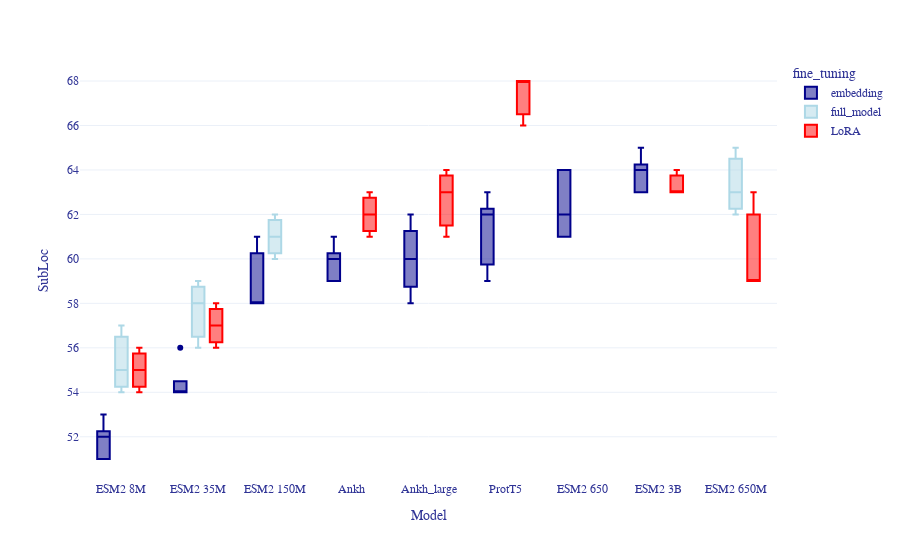

Here is the notebook cell this chart was saved with:
### Code cell
plot_performance_per_feature(merged_df, 'SubLoc')

### Figure 1 — Plotly figure (JSON) as saved in the notebook; plotly's stock layout.template omitted (floating-point values rounded to 4 significant figures)
{"data": [{"alignmentgroup": "True", "hovertemplate": "fine_tuning=embedding<br>Model=%{x}<br>SubLoc=%{y}<extra></extra>", "legendgroup": "embedding", "marker": {"color": "darkblue"}, "name": "embedding", "notched": false, "offsetgroup": "embedding", "orientation": "v", "showlegend": true, "type": "box", "x": ["ESM2 8M", "ESM2 8M", "ESM2 8M", "ESM2 8M", "ESM2 8M", "ESM2 35M", "ESM2 35M", "ESM2 35M", "ESM2 35M", "ESM2 35M", "ESM2 150M", "ESM2 150M", "ESM2 150M", "ESM2 150M", "ESM2 150M", "ESM2 650", "ESM2 650", "ESM2 650", "ESM2 650", "ESM2 650", "ESM2 3B", "ESM2 3B", "ESM2 3B", "ESM2 3B", "ESM2 3B", "ProtT5", "ProtT5", "ProtT5", "ProtT5", "ProtT5", "Ankh", "Ankh", "Ankh", "Ankh", "Ankh", "Ankh_large", "Ankh_large", "Ankh_large", "Ankh_large", "Ankh_large"], "x0": " ", "xaxis": "x", "y": [52, 53, 51, 52, 51, 54, 54, 56, 54, 54, 58, 60, 61, 58, 58, 61, 64, 61, 62, 64, 63, 63, 65, 64, 64, 62, 63, 59, 60, 62, 60, 59, 61, 59, 60, 61, 58, 59, 62, 60], "y0": " ", "yaxis": "y"}, {"alignmentgroup": "True", "hovertemplate": "fine_tuning=full_model<br>Model=%{x}<br>SubLoc=%{y}<extra></extra>", "legendgroup": "full_model", "marker": {"color": "lightblue"}, "name": "full_model", "notched": false, "offsetgroup": "full_model", "orientation": "v", "showlegend": true, "type": "box", "x": ["ESM2 8M", "ESM2 8M", "ESM2 8M", "ESM2 35M", "ESM2 35M", "ESM2 35M", "ESM2 150M", "ESM2 150M", "ESM2 150M", "ESM2 150M", "ESM2 650M", "ESM2 650M", "ESM2 650M"], "x0": " ", "xaxis": "x", "y": [54, 57, 55, 59, 56, 58, 60, 61, 62, null, 65, 63, 62], "y0": " ", "yaxis": "y"}, {"alignmentgroup": "True", "hovertemplate": "fine_tuning=LoRA<br>Model=%{x}<br>SubLoc=%{y}<extra></extra>", "legendgroup": "LoRA", "marker": {"color": "red"}, "name": "LoRA", "notched": false, "offsetgroup": "LoRA", "orientation": "v", "showlegend": true, "type": "box", "x": ["ESM2 8M", "ESM2 8M", "ESM2 8M", "ESM2 35M", "ESM2 35M", "ESM2 35M", "ESM2 650M", "ESM2 650M", "ESM2 650M", "ESM2 3B", "ESM2 3B", "ESM2 3B", "ProtT5", "ProtT5", "ProtT5", "Ankh", "Ankh", "Ankh", "Ankh_large", "Ankh_large", "Ankh_large"], "x0": " ", "xaxis": "x", "y": [55, 56, 54, 58, 57, 56, 63, 59, 59, 63, 63, 64, 68, 66, 68, 63, 62, 61, 61, 64, 63], "y0": " ", "yaxis": "y"}, {"alignmentgroup": "True", "hovertemplate": "fine_tuning=<br>Model=%{x}<br>SubLoc=%{y}<extra></extra>", "legendgroup": "", "marker": {"color": "darkblue"}, "name": "", "notched": false, "offsetgroup": "", "orientation": "v", "showlegend": false, "type": "box", "x": ["", "", "", "", ""], "x0": " ", "xaxis": "x", "y": [null, null, null, null, null], "y0": " ", "yaxis": "y"}], "layout": {"boxmode": "group", "font": {"color": "#303496", "family": "Arial"}, "legend": {"title": {"text": "fine_tuning"}, "tracegroupgap": 0}, "margin": {"t": 60}, "xaxis": {"anchor": "y", "categoryarray": ["ESM2 8M", "ESM2 35M", "ESM2 150M", "Ankh", "Ankh_large", "ProtT5", "ESM2 650", "ESM2 3B"], "categoryorder": "array", "domain": [0, 1], "title": {"text": "Model"}}, "yaxis": {"anchor": "x", "domain": [0, 1], "title": {"text": "SubLoc"}}}}
